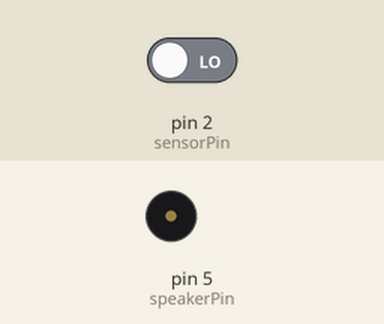
A sketch run on a simulated Arduino Uno, built with avr-gcc and run on an emulated ATmega328P. Shown: buzzer (waves = sounding). The inputs (shaded band) are chosen by the test bench; at power-on: pin 2 (sensorPin) LOW. Random numbers use the default seed unless the sketch sets one.

Above: at 1.2 s.
1.3 s: pin 2 (sensorPin) driven HIGH
At 1.72 s:
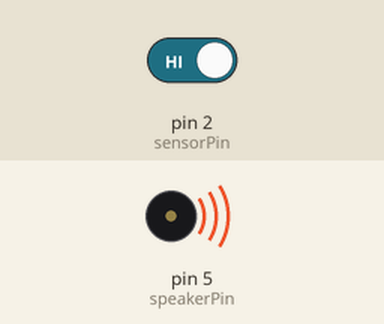
4.3 s: pin 2 (sensorPin) driven LOW
Timing chart, 0 to 7.3 s (numbered marks = the images above; inputs shaded):
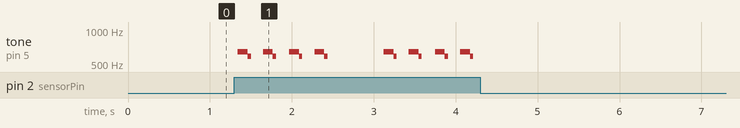

The sketch:

Project5_NoisyCricket.ino
```cpp
const int speakerPin = 5;
const int sensorPin = 2;
const int highChirp = 20;
const int lowChirp = 14;
const int chirpCycle = 70;
const int chirpPause = 8;
const int numChirps = 10;
const int midChirp = 150;
const int skittish = 100;


void setup() {
  pinMode(speakerPin, OUTPUT);
  pinMode(sensorPin, INPUT);
}


void loop() {
  while (digitalRead(sensorPin) == HIGH) {
    for (int i = 1; i <= numChirps; i++) {
      for (int j = 1; j <= highChirp; j++) {
        digitalWrite(speakerPin, HIGH);
        delayMicroseconds(chirpCycle * 10);
        digitalWrite(speakerPin, LOW);
        delayMicroseconds(1000 - (chirpCycle * 10));
      }
      digitalWrite(speakerPin, LOW);
      if (i == numChirps / 2)
        delay(midChirp);
      else
        delay(lowChirp);
    }
    if ((random(chirpPause)) == 1)
      delay(random(200,1000));
    else
      delay(midChirp);
  }
  delay(skittish);
}
```

Measured:
- after the input at 1.3 s, tone on pin 5 (speakerPin): plays 639 Hz for 0.12 s, 585 Hz for 0.04 s, 639 Hz for 0.12 s, 585 Hz for 0.04 s, 639 Hz for 0.12 s, 585 Hz for 0.04 s … (16 notes in this stretch), starting at once
- after the input at 4.3 s, every drawn part: stays the same
